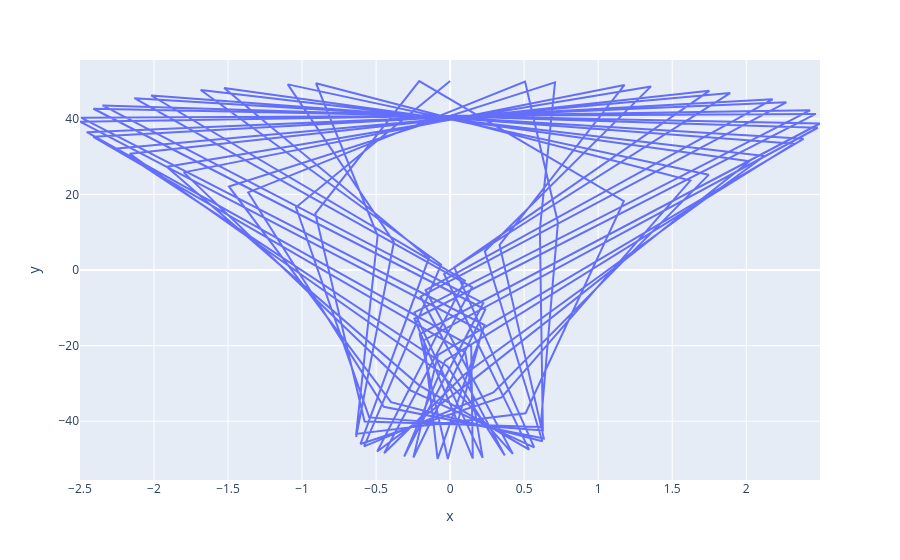

Notebook code for this chart:
### Code cell
import numpy as np
import plotly.express as px

t = np.linspace(0, 10, 100)
w = 50
x = np.sin(w * t) + np.sin(2*w*t) + np.sin(3*w*t)
y = w * np.cos(w*t)

fig = px.line(
    x=x,
    y=y
)

fig.show(
)
